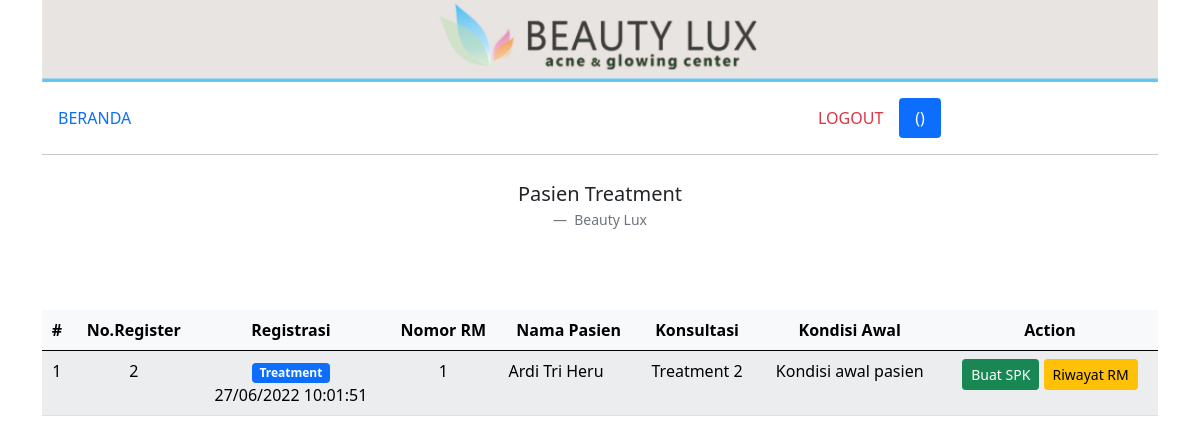
Page /treatment.php on the earlier database version.
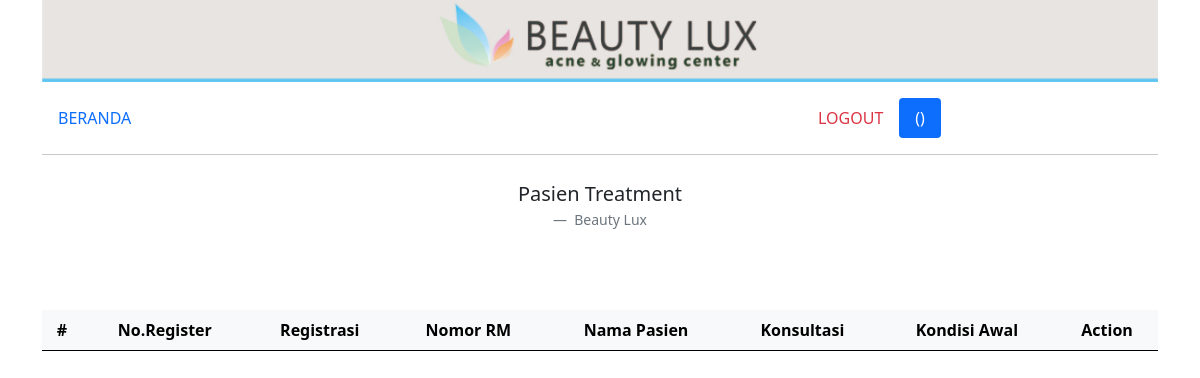
Same page on the later database version.
### tables this page shows
CREATE TABLE `treatment` (
  `id_treatment` int(100) NOT NULL AUTO_INCREMENT,
  `id_customer` int(10) NOT NULL,
  `id_user` int(3) NOT NULL,
  `dokter` varchar(50) NOT NULL,
  `konsultasi` varchar(100) NOT NULL,
  `note` varchar(100) NOT NULL,
  `tanggal` timestamp NOT NULL DEFAULT current_timestamp() ON UPDATE current_timestamp(),
  `status` int(1) NOT NULL,
  `kesimpulan` varchar(100) DEFAULT NULL,
  PRIMARY KEY (`id_treatment`),
  KEY `id_treatment` (`id_treatment`),
  KEY `id_customer` (`id_customer`),
  CONSTRAINT `treatment_ibfk_1` FOREIGN KEY (`id_customer`) REFERENCES `customer` (`id_customer`)
);

CREATE TABLE `customer` (
  `id_customer` int(10) NOT NULL AUTO_INCREMENT,
  `nama` varchar(50) NOT NULL,
  `tgl_lahir` date NOT NULL,
  `tempat_lahir` varchar(20) NOT NULL,
  `alamat` varchar(100) NOT NULL,
  `no_hp` varchar(13) NOT NULL,
  PRIMARY KEY (`id_customer`),
  KEY `id_customer` (`id_customer`)
);

### treatment.php (the view)
<?php include('templates/header.php'); ?>
<div class="container">
    <div class="row">
        <div class="col-md-12">
            <img src="img/header.jpg" class="img-fluid" alt="...">
        </div>
    </div>
    <div class="row mt-3 mb-2">
        <div class="col">
            <?php include('menu.php'); ?>
        </div>
    </div>
    <div class="row">
        <figure class="text-center">
            <blockquote class="blockquote">
                <p>Pasien Treatment</p>
            </blockquote>
            <figcaption class="blockquote-footer">
                Beauty Lux
            </figcaption>
        </figure>
    </div>
    <div class="row mt-5">
        <div class="col-md-12">
            <table class="table table-hover table-light table-striped">
                <thead>
                    <tr>
                        <th class="text-center" scope="col">#</th>
                        <th class="text-center" scope="col">No.Register</th>
                        <th class="text-center" scope="col">Registrasi</th>
                        <th class="text-center" scope="col">Nomor RM</th>
                        <th class="text-center" scope="col">Nama Pasien</th>
                        <th class="text-center" scope="col">Konsultasi</th>
                        <th class="text-center" scope="col">Kondisi Awal</th>
                        <th class="text-center" scope="col">Action</th>
                    </tr>
                </thead>
                <tbody>
                    <?php
                    $no = 1;
                    include 'templates/koneksi.php';
                    $query = mysqli_query($koneksi, "
                    SELECT *,
                    CASE
                    WHEN treatment.status = 0 THEN 'Treatment'
                    WHEN treatment.status = 1 THEN 'Farmasi'
                    WHEN treatment.status = 2 THEN 'Kasir'
                    WHEN treatment.status = 3 THEN 'Terbayar'
                    END AS nm_status
                    FROM treatment
                    JOIN customer
                    ON treatment.id_customer = customer.id_customer
                    WHERE treatment.status = 0
                    ORDER BY treatment.id_treatment ASC
                    ");
                    while ($d = mysqli_fetch_array($query)) {
                    ?>
                        <tr>
                            <td class="text-center" scope="row"><?= $no++; ?></td>
                            <td class="text-center" scope="row"><?= $d['id_treatment']; ?></td>
                            <td class="text-center" scope="row"><span class="badge bg-primary"><?= $d['nm_status']; ?></span><br><?= date('d/m/Y H:i:s', strtotime($d['tanggal'])); ?></td>
                            <td class="text-center" scope="row"><?= $d['id_customer']; ?></td>
                            <td class="text-right" scope="row"><?= $d['nama']; ?></td>
                            <td class="text-center" scope="row"><?= $d['konsultasi']; ?></td>
                            <td class="text-center" scope="row"><?= $d['note']; ?></td>
                            <td class="text-center" scope="row">
                                <a href="treatment_form.php?id_treatment=<?= $d['id_treatment']; ?>" type="button" class="btn btn-success btn-sm">Buat SPK</a>
                                <a href="registrasi_riwayat.php?id_customer=<?= $d['id_customer']; ?>" type="button" class="btn btn-warning btn-sm" target="_blank">Riwayat RM</a>
                            </td>
                            </ </tr>
                        <?php } ?>
            </table>
        </div>
    </div>
</div>
<?php include('templates/footer.php'); ?>

Differences in the rows shown:
removed treatment: id_treatment "2", nm_status "Treatment", tanggal "27/06/2022 10:01:51", id_customer.id_customer "1", id_customer.nama "Ardi Tri Heru", konsultasi "Treatment 2", note "Kondisi awal pasien"
